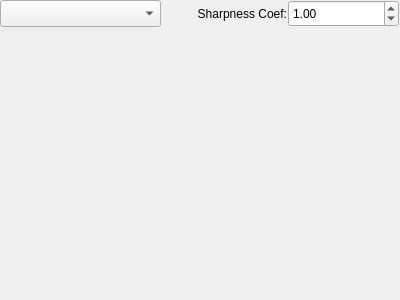
<?xml version="1.0" encoding="UTF-8"?>
<ui version="4.0">
 <class>DefinedDirection</class>
 <widget class="QMainWindow" name="DefinedDirection">
  <property name="geometry">
   <rect>
    <x>0</x>
    <y>0</y>
    <width>400</width>
    <height>300</height>
   </rect>
  </property>
  <property name="windowTitle">
   <string>Edge Detection In Defined Direction</string>
  </property>
  <widget class="QWidget" name="centralwidget">
   <widget class="QLabel" name="label">
    <property name="geometry">
     <rect>
      <x>0</x>
      <y>40</y>
      <width>411</width>
      <height>261</height>
     </rect>
    </property>
    <property name="text">
     <string/>
    </property>
   </widget>
   <widget class="QDoubleSpinBox" name="sharpCoefSpinBox">
    <property name="geometry">
     <rect>
      <x>288</x>
      <y>0</y>
      <width>111</width>
      <height>27</height>
     </rect>
    </property>
    <property name="minimum">
     <double>0.010000000000000</double>
    </property>
    <property name="maximum">
     <double>100.000000000000000</double>
    </property>
    <property name="singleStep">
     <double>0.010000000000000</double>
    </property>
    <property name="value">
     <double>1.000000000000000</double>
    </property>
   </widget>
   <widget class="QLabel" name="label_2">
    <property name="geometry">
     <rect>
      <x>166</x>
      <y>0</y>
      <width>121</width>
      <height>21</height>
     </rect>
    </property>
    <property name="text">
     <string>Sharpness Coef:</string>
    </property>
    <property name="alignment">
     <set>Qt::AlignBottom|Qt::AlignRight|Qt::AlignTrailing</set>
    </property>
   </widget>
   <widget class="QComboBox" name="directionComboBox">
    <property name="geometry">
     <rect>
      <x>0</x>
      <y>0</y>
      <width>161</width>
      <height>27</height>
     </rect>
    </property>
   </widget>
  </widget>
 </widget>
 <resources/>
 <connections/>
</ui>
